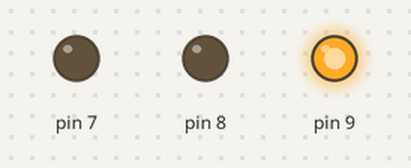
A sketch run on a simulated Arduino Uno, built with avr-gcc and run on an emulated ATmega328P. Shown: output pins drawn as LEDs (lit = HIGH).

Above: at 0.02 s.
At 0.37 s:
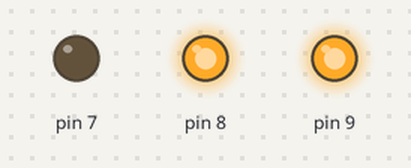
At 0.72 s:
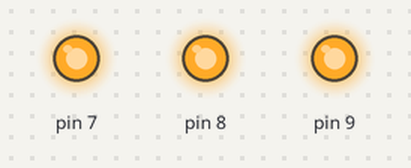
At 1.47 s:
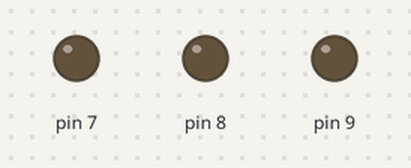
At 2.27 s:
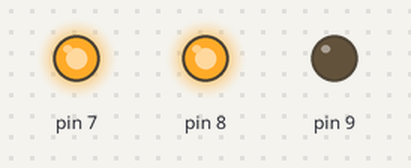
At 2.92 s:
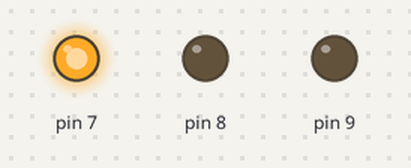
Timing chart, 0 to 3.2 s (numbered marks = the images above):
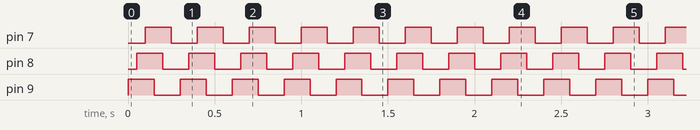

Measured:
- by itself, pin 7–9: alternates HIGH for 0.15 s and LOW for 0.15 s
- by itself, everything shown: repeats every 0.30 s, in 6 steps

The sketch:

Workshop1.ino
```cpp
void setup() {
  // put your setup code h ere, to run once:
  pinMode(9,OUTPUT);
  pinMode(8,OUTPUT);
  pinMode(7,OUTPUT);

}

void loop() {
static int delay1 = 50;
static int delay2 = delay1 - 50;
static int delay3 = delay2 - 75;


digitalWrite(9, HIGH);
delay(delay1);
digitalWrite(8,HIGH);
delay(delay1);
digitalWrite(7, HIGH);
delay(delay1);

digitalWrite(9,0);
delay(delay1);
digitalWrite(8,0);
delay(delay1);
digitalWrite(7,0);
delay(delay1);


}
```
